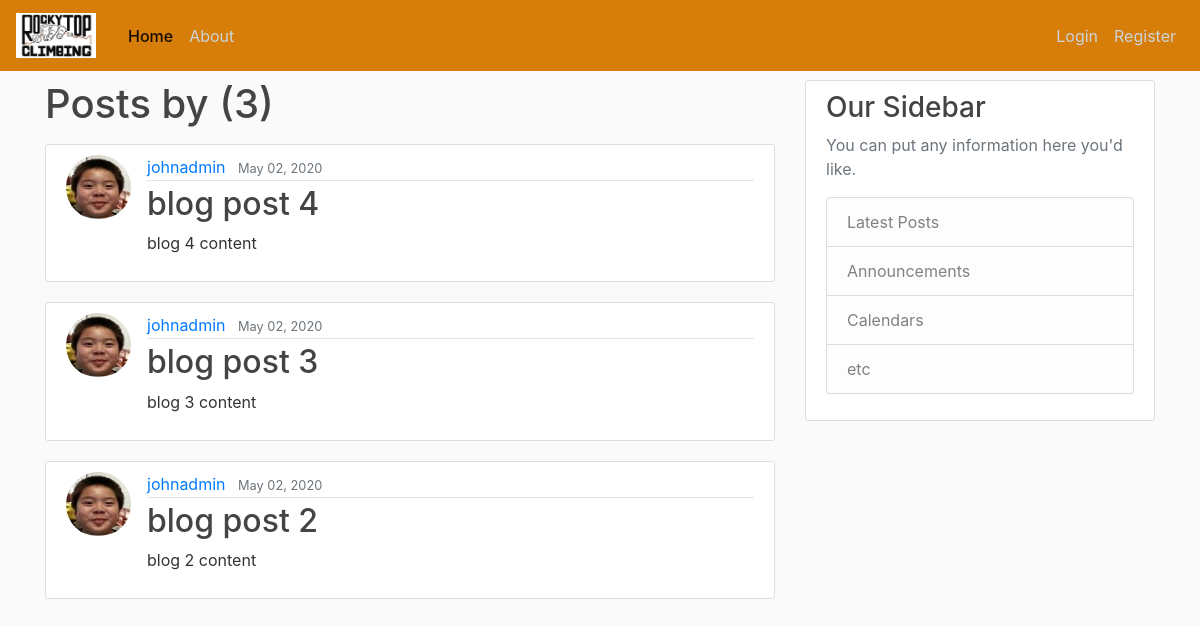
The page /user/johnadmin on the database its author committed.
### blog/models.py (models this page shows, shortened)
class Post(models.Model):
	title = models.CharField(max_length=100)
	content = models.TextField()
	date_posted = models.DateTimeField(default=timezone.now)
	author = models.ForeignKey(User, on_delete=models.CASCADE) #on delete sets what happens to the post if the User is deleted

### users/models.py (models this page shows, shortened)
class Profile(models.Model):
	user = models.OneToOneField(User, on_delete=models.CASCADE) #on_delete=models.CASCADE means if user is deleted, the profile is too, one way
	image = models.ImageField(default='default.jpg', upload_to='profile_pics')

### blog/views.py (the view)
# urls.py: path('user/<str:username>', UserPostListView.as_view(), name='user-post'),
class UserPostListView(ListView):
	model = Post
	template_name = 'blog/user_post.html'
	context_object_name = 'posts'
	paginate_by = 5
	def get_queryset(self):
		user = get_object_or_404(User, username=self.kwargs.get('username'))
		return Post.objects.filter(author=user).order_by('-date_posted')

### blog/templates/blog/user_post.html (shortened to what this page needs)
{% extends 'blog/base.html' %}
{% block content %}
<h1 class="mb-3">Posts by {{ views.kwargs.username }} ({{ page_obj.paginator.count}})</h1>
{% for post in posts %}
	<article class="media content-section">
		<img class='rounded-circle article-img' src="{{ post.author.profile.image.url }}">
		<div class="media-body">
			<div class="article-metadata">
				<a class="mr-2" href="{% url 'user-post' post.author.username %}">{{ post.author }}</a>
				<small class="text-muted">{{ post.date_posted|date:'F d, Y' }}</small>
			</div>
			<h2><a class="article-title" href="{% url 'post-detail' post.id %}">{{ post.title }}</a></h2>
			<p class="article-content">{{ post.content }}</p>
		</div>
	</article>
{% endfor %}
{% endblock content %}

### blog/static/blog/main.css (style rules this page uses)
body { background: #fafafa; color: #333333; margin-top: 5rem; }
h1, h2, h3, h4, h5, h6 { color: #444444; }
.content-section { background: #ffffff; padding: 10px 20px; border: 1px solid #dddddd; border-radius: 3px; margin-bottom: 20px; }
.article-title { color: #444444; }
.article-content { white-space: pre-line; }
.article-img { height: 65px; width: 65px; margin-right: 16px; }
.article-metadata { padding-bottom: 1px; margin-bottom: 4px; border-bottom: 1px solid #e3e3e3; }

### rows shown on the page
Post: author.profile.image (picture), author "johnadmin", date_posted "May 02, 2020", title "blog post 4", content "blog 4 content"
Post: author.profile.image (picture), author "johnadmin", date_posted "May 02, 2020", title "blog post 3", content "blog 3 content"
Post: author.profile.image (picture), author "johnadmin", date_posted "May 02, 2020", title "blog post 2", content "blog 2 content"

### other values the page prints
{{ page_obj.paginator.count }} "3"
